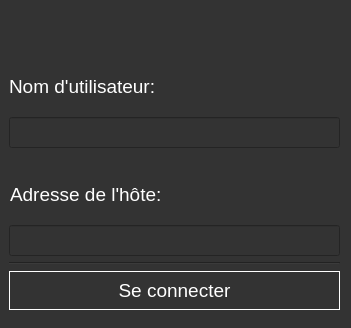
<?xml version="1.0" encoding="UTF-8"?>
<ui version="4.0">
 <class>Form</class>
 <widget class="QWidget" name="Form">
  <property name="geometry">
   <rect>
    <x>0</x>
    <y>0</y>
    <width>351</width>
    <height>328</height>
   </rect>
  </property>
  <property name="windowTitle">
   <string>Form</string>
  </property>
  <property name="styleSheet">
   <string notr="true">background-color: #333;</string>
  </property>
  <widget class="QWidget" name="verticalLayoutWidget">
   <property name="geometry">
    <rect>
     <x>9</x>
     <y>9</y>
     <width>331</width>
     <height>301</height>
    </rect>
   </property>
   <layout class="QVBoxLayout" name="verticalLayout">
    <item alignment="Qt::AlignHCenter">
     <widget class="QLabel" name="label">
      <property name="text">
       <string/>
      </property>
      <property name="pixmap">
       <pixmap>resource/24/user-circle-o.png</pixmap>
      </property>
     </widget>
    </item>
    <item alignment="Qt::AlignVCenter">
     <widget class="QLabel" name="label_2">
      <property name="font">
       <font>
        <pointsize>14</pointsize>
       </font>
      </property>
      <property name="styleSheet">
       <string notr="true">color: white;</string>
      </property>
      <property name="text">
       <string>Nom d'utilisateur:</string>
      </property>
     </widget>
    </item>
    <item alignment="Qt::AlignTop">
     <widget class="QLineEdit" name="ldtUsername">
      <property name="font">
       <font>
        <pointsize>14</pointsize>
       </font>
      </property>
      <property name="styleSheet">
       <string notr="true">color: white;</string>
      </property>
     </widget>
    </item>
    <item alignment="Qt::AlignHCenter|Qt::AlignVCenter">
     <widget class="QLabel" name="label_3">
      <property name="minimumSize">
       <size>
        <width>329</width>
        <height>0</height>
       </size>
      </property>
      <property name="font">
       <font>
        <pointsize>14</pointsize>
       </font>
      </property>
      <property name="styleSheet">
       <string notr="true">color: white;</string>
      </property>
      <property name="text">
       <string>Adresse de l'hôte:</string>
      </property>
     </widget>
    </item>
    <item>
     <widget class="QLineEdit" name="ltdHost">
      <property name="font">
       <font>
        <pointsize>14</pointsize>
       </font>
      </property>
      <property name="styleSheet">
       <string notr="true">color: white;</string>
      </property>
     </widget>
    </item>
    <item>
     <widget class="Line" name="line">
      <property name="orientation">
       <enum>Qt::Horizontal</enum>
      </property>
     </widget>
    </item>
    <item>
     <widget class="QPushButton" name="btnLogin">
      <property name="font">
       <font>
        <pointsize>14</pointsize>
       </font>
      </property>
      <property name="styleSheet">
       <string notr="true">color: white;
padding: 7px;
border: 1px solid white;
</string>
      </property>
      <property name="text">
       <string>Se connecter</string>
      </property>
     </widget>
    </item>
   </layout>
  </widget>
 </widget>
 <resources/>
 <connections/>
</ui>
